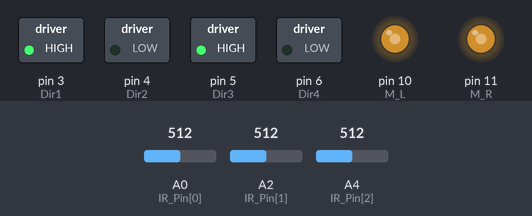
Bench run of a sketch on a simulated Arduino Uno, built with avr-gcc and run on an emulated ATmega328P. On the bench: switched loads named in the sketch (green lamp = pin HIGH), output pins drawn as LEDs (lit = HIGH). The test bench sets the inputs (shaded band); at power-on: A0 (IR_Pin[0]) = 512, A2 (IR_Pin[1]) = 512, A4 (IR_Pin[2]) = 512. What the sketch prints to the serial monitor is not drawn.

Above: at 0.1 s.
At 0.9 s:
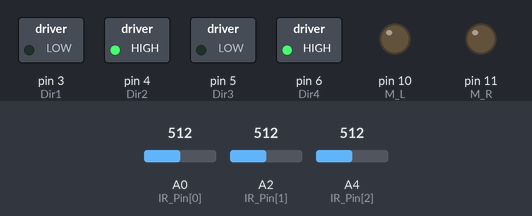
Timing chart, 0 to 2.4 s (numbered marks = the images above):
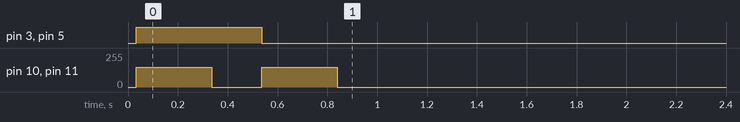

The sketch:

Auto_Calibration_V2.ino
```cpp
/*  Team Id:          2268
 *  Authors List:     Amogh Amonkar
 *  Filename:         Auto_Calibration_V2
 *  Theme:            Ant Bot
 *  Functions:        loop(), setup(), Stop(), Auto_Calibration(), Detect_Line()
 *  Global Variables: IR_Pin, Lower_Limit, Upper_Limit[], Midpoint[], i, j
 */

#define M_L 10                       /*Pin to control speed of Left motor of the bot*/
#define M_R 11                       /*Pin to control speed of Right motor of the bot*/
#define Dir1 3                       /*Pins to control direction of Left motor*/
#define Dir2 4
#define Dir3 5                       /*Pins to control direction of Right motor*/
#define Dir4 6

int IR_Pin[] = {A0, A2, A4};         /*Declaring array for taking analog input from the following pins*/
int Lower_Limit[] = {650, 650, 650}; /*Setting an array of the lower limit for the clibration*/
int Upper_Limit[] = {0, 0, 0};       /*Setting an array of the upper limit for the clibration*/
int Midpoint[] = {0, 0, 0};          /*Declaring an array of the midpoint of the upper limit and lower limit*/
int IR_Input[] = {0, 0, 0};          /*Declaring an array for storing input from the line sensor*/
unsigned int Final_Val = 0;          /*Final Value Returned by the line sensor*/
unsigned int IR_Count = 0;           /*Number of IR sensors detecting line*/
int i, j, k;                         /*Declaring the counter variables*/

/*  Function Name: Stop()
 *  Input:         None
 *  Output:        Stops the bot
 *  Logic:         Reduces the speed of both the wheels to zero
 *  Example Call:  Stop();
 */
void Stop()
{
  analogWrite(M_L,0);
  analogWrite(M_R,0);
}

/*  Function Name: Auto_Calibrate()
 *  Input:         None
 *  Output:        Calibrates the line sensor to detect the blackl ine
 *  Logic:         1. Takes analog values on black surface
 *                 2. Finds lowest and the highest values
 *                 3. Does same procedure on a white surface
 *                 4. Calculates the mipoint from the upper and lower limit
 *  Example Call:  Auto_Calibrate()
 */
void Auto_Calibrate()
{
  for(i = 0; i < 900; i++)
  {
    for (j = 0; j <= 2; j++)
    {
      /*Takes analog input from the IR Sensor */
      IR_Input[j] = analogRead(IR_Pin[j]);

      /*Serial.print(IR_Input[j]) ;
      Serial.print(" ");
      if(j == 2)
      Serial.println(" ");*/

      /*If input value from the IR Sensor is less than the lower limit value replace the lower limit by the current analog input */
      if (IR_Input[j] < Lower_Limit[j])
        Lower_Limit[j] = IR_Input[j];

      /*If input value from the IR Sensor is greater than the upper limit value replace the uper limit by the current analog input */
      if (IR_Input[j] > Upper_Limit[j])
        Upper_Limit[j] = IR_Input[j];

    }

    if(i == 100)
    {
      /*Set directon of Left motor*/
      digitalWrite(Dir1,HIGH);
      digitalWrite(Dir2,LOW);
      /*Set directon of Right motor*/
      digitalWrite(Dir3,HIGH);
      digitalWrite(Dir4,LOW);
      for(k = 0; k < 20000; k++)
      {
        analogWrite(M_L,150);
        analogWrite(M_R,150);
        //Serial.println("B");
      }

      Stop();
    }

    if(i == 700)
    {
      /*Set directon of Left motor*/
      digitalWrite(Dir1,LOW);
      digitalWrite(Dir2,HIGH);
      /*Set directon of Right motor*/
      digitalWrite(Dir3,LOW);
      digitalWrite(Dir4,HIGH);
      for(k = 0; k < 20000; k++)
      {
        analogWrite(M_L,150);
        analogWrite(M_R,150);
        //Serial.println("F");
      }

      Stop();
    }
  }

  for(i = 0; i <= 2; i++)
  {
    Midpoint[i] = (Lower_Limit[i] + ((Upper_Limit[i] - Lower_Limit[i]) / 2));

    /*Serial.print(Lower_Limit[i]) ;
    Serial.print(" ");
    Serial.print(Upper_Limit[i]) ;
    Serial.print(" ");
    Serial.println(Midpoint[i]);*/
  }
}

/*  Function Name: Detect_Line()
 *  Input:         None
 *  Output:        Gives 10 to 30 value according to the position of the line.
 *                 Gives 0 if no line is detected.
 *  Logic:         1. Takes analog input from the sensor
 *                 2. If the line is detected return a value according to its position
 *                 3. Else return 0
 *  Example Call:  int positon = Detect_Line()
 */
int Detect_Line()
{
    for(i = 0; i <= 2; i++)
  {
     /*Takes analog input from the IR Sensor */
     IR_Input[i] = analogRead(IR_Pin[i]);

     /*Serial.print(IR_Input[i]);
     Serial.print(" ");
     if(i == 3)
     Serial.print("\t");*/

     /*If the value of the LED is greater than midpoint it has detcted an LED */
     if(IR_Input[i] >= (Midpoint[i]))
     {
       Final_Val += (i + 1) * 10;
       IR_Count ++;
     }
  }

  //Serial.print(IR_Count);
  //Serial.print(" ");

  Final_Val /= IR_Count ;

  if(IR_Count == 0)
  Final_Val = 0;

  return (Final_Val);
}

void setup()
{
  /*Initiate the Serial communication*/
  Serial.begin(250000);

  /*Declaring all the Output pins of the motor*/
  pinMode(M_L,OUTPUT);
  pinMode(M_R,OUTPUT);
  pinMode(Dir1,OUTPUT);
  pinMode(Dir2,OUTPUT);
  pinMode(Dir3,OUTPUT);
  pinMode(Dir4,OUTPUT);

  /*A loop for declaring the required along pins as Input pins*/
  for (i = 0; i <= 2; i++)
  {
    pinMode(IR_Pin[i], INPUT);
  }

  Auto_Calibrate();

}

void loop()
{
  Serial.println(Detect_Line());

  /*Resetting the count of the IR LEDs*/
  Final_Val = 0;
  IR_Count = 0;
}
```
